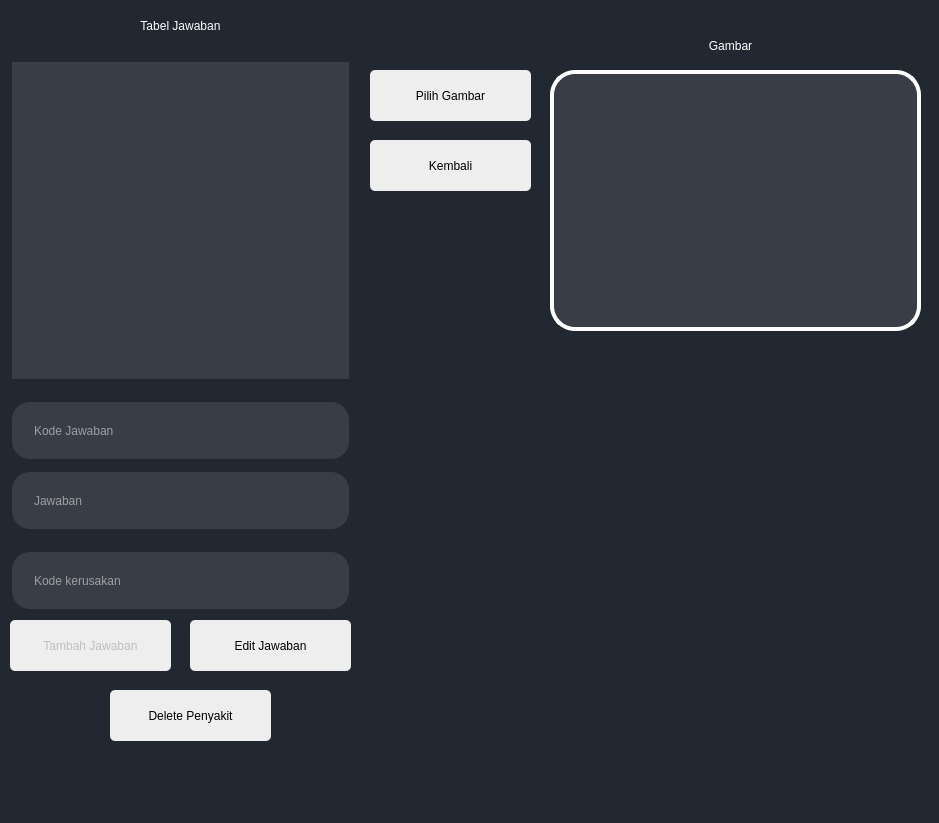
<?xml version="1.0" encoding="UTF-8"?>
<ui version="4.0">
 <class>MainWindow</class>
 <widget class="QMainWindow" name="MainWindow">
  <property name="geometry">
   <rect>
    <x>0</x>
    <y>0</y>
    <width>939</width>
    <height>823</height>
   </rect>
  </property>
  <property name="windowTitle">
   <string>MainWindow</string>
  </property>
  <property name="styleSheet">
   <string notr="true">background : #222831;</string>
  </property>
  <widget class="QWidget" name="centralwidget">
   <widget class="QLabel" name="label_7">
    <property name="geometry">
     <rect>
      <x>550</x>
      <y>70</y>
      <width>371</width>
      <height>261</height>
     </rect>
    </property>
    <property name="styleSheet">
     <string notr="true">border : 4px solid#fff;
  border-radius: 25px;
background : #393E46;
color : #fff;
</string>
    </property>
    <property name="text">
     <string/>
    </property>
    <property name="scaledContents">
     <bool>true</bool>
    </property>
   </widget>
   <widget class="QLabel" name="label_8">
    <property name="geometry">
     <rect>
      <x>570</x>
      <y>30</y>
      <width>321</width>
      <height>31</height>
     </rect>
    </property>
    <property name="styleSheet">
     <string notr="true">color : #fff
</string>
    </property>
    <property name="text">
     <string>Gambar</string>
    </property>
    <property name="alignment">
     <set>Qt::AlignCenter</set>
    </property>
   </widget>
   <widget class="QLineEdit" name="Kode_edt_3">
    <property name="geometry">
     <rect>
      <x>10</x>
      <y>470</y>
      <width>341</width>
      <height>61</height>
     </rect>
    </property>
    <property name="styleSheet">
     <string notr="true">QLineEdit{
background : #393E46;
border : 2px solid rgb(37,39,48);
padding-left : 20px;
padding-right : 20px;
border-radius : 20px;
color : #fff
}
QLineEdit:focus{
	border : 2px solid #00ADB5;
}</string>
    </property>
    <property name="text">
     <string/>
    </property>
    <property name="placeholderText">
     <string>Jawaban</string>
    </property>
   </widget>
   <widget class="QPushButton" name="Tambah_btn_8">
    <property name="enabled">
     <bool>true</bool>
    </property>
    <property name="geometry">
     <rect>
      <x>370</x>
      <y>70</y>
      <width>161</width>
      <height>51</height>
     </rect>
    </property>
    <property name="styleSheet">
     <string notr="true">QPushButton{
background:#EEEEEE;
border-radius : 5px
}
QPushButton:pressed{
background:#393E46;
border-radius : 5px;
  transform: translateY(4px);
color : #EEEEEE;
}
  

</string>
    </property>
    <property name="text">
     <string>Pilih Gambar</string>
    </property>
    <property name="checkable">
     <bool>false</bool>
    </property>
    <property name="autoDefault">
     <bool>false</bool>
    </property>
    <property name="flat">
     <bool>false</bool>
    </property>
   </widget>
   <widget class="QLineEdit" name="Kode_edt_2">
    <property name="geometry">
     <rect>
      <x>10</x>
      <y>400</y>
      <width>341</width>
      <height>61</height>
     </rect>
    </property>
    <property name="styleSheet">
     <string notr="true">QLineEdit{
background : #393E46;
border : 2px solid rgb(37,39,48);
padding-left : 20px;
padding-right : 20px;
border-radius : 20px;
color : #fff
}
QLineEdit:focus{
	border : 2px solid #00ADB5;
}</string>
    </property>
    <property name="text">
     <string/>
    </property>
    <property name="placeholderText">
     <string>Kode Jawaban</string>
    </property>
   </widget>
   <widget class="QPushButton" name="deletepenyakit_btn_2">
    <property name="enabled">
     <bool>true</bool>
    </property>
    <property name="geometry">
     <rect>
      <x>110</x>
      <y>690</y>
      <width>161</width>
      <height>51</height>
     </rect>
    </property>
    <property name="styleSheet">
     <string notr="true">QPushButton{
background:#EEEEEE;
border-radius : 5px
}
QPushButton:pressed{
background:#393E46;
border-radius : 5px;
  transform: translateY(4px);
color : #EEEEEE;
}
  

</string>
    </property>
    <property name="text">
     <string>Delete Penyakit</string>
    </property>
    <property name="checkable">
     <bool>false</bool>
    </property>
    <property name="autoDefault">
     <bool>false</bool>
    </property>
    <property name="flat">
     <bool>false</bool>
    </property>
   </widget>
   <widget class="QTableWidget" name="tableWidget">
    <property name="geometry">
     <rect>
      <x>10</x>
      <y>60</y>
      <width>341</width>
      <height>321</height>
     </rect>
    </property>
    <property name="styleSheet">
     <string notr="true">QTableWidget{
background : #393E46;
border : 2px solid rgb(37,39,48);
color : #fff
}
QHeaderView::section {
    background:#393E46;

}</string>
    </property>
   </widget>
   <widget class="QPushButton" name="Tambah_btn_6">
    <property name="enabled">
     <bool>true</bool>
    </property>
    <property name="geometry">
     <rect>
      <x>190</x>
      <y>620</y>
      <width>161</width>
      <height>51</height>
     </rect>
    </property>
    <property name="styleSheet">
     <string notr="true">QPushButton{
background:#EEEEEE;
border-radius : 5px
}
QPushButton:pressed{
background:#393E46;
border-radius : 5px;
  transform: translateY(4px);
color : #EEEEEE;
}
  

</string>
    </property>
    <property name="text">
     <string>Edit Jawaban</string>
    </property>
    <property name="checkable">
     <bool>false</bool>
    </property>
    <property name="autoDefault">
     <bool>false</bool>
    </property>
    <property name="flat">
     <bool>false</bool>
    </property>
   </widget>
   <widget class="QLabel" name="label_6">
    <property name="geometry">
     <rect>
      <x>20</x>
      <y>10</y>
      <width>321</width>
      <height>31</height>
     </rect>
    </property>
    <property name="styleSheet">
     <string notr="true">color : #fff
</string>
    </property>
    <property name="text">
     <string>Tabel Jawaban</string>
    </property>
    <property name="alignment">
     <set>Qt::AlignCenter</set>
    </property>
   </widget>
   <widget class="QPushButton" name="Tambah_btn_5">
    <property name="enabled">
     <bool>false</bool>
    </property>
    <property name="geometry">
     <rect>
      <x>10</x>
      <y>620</y>
      <width>161</width>
      <height>51</height>
     </rect>
    </property>
    <property name="styleSheet">
     <string notr="true">QPushButton{
background:#EEEEEE;
border-radius : 5px
}
QPushButton:pressed{
background:#393E46;
border-radius : 5px;
  transform: translateY(4px);
color : #EEEEEE;
}
  

</string>
    </property>
    <property name="text">
     <string>Tambah Jawaban</string>
    </property>
    <property name="checkable">
     <bool>false</bool>
    </property>
    <property name="autoDefault">
     <bool>false</bool>
    </property>
    <property name="flat">
     <bool>false</bool>
    </property>
   </widget>
   <widget class="QPushButton" name="Kembal_btn">
    <property name="enabled">
     <bool>true</bool>
    </property>
    <property name="geometry">
     <rect>
      <x>370</x>
      <y>140</y>
      <width>161</width>
      <height>51</height>
     </rect>
    </property>
    <property name="styleSheet">
     <string notr="true">QPushButton{
background:#EEEEEE;
border-radius : 5px
}
QPushButton:pressed{
background:#393E46;
border-radius : 5px;
  transform: translateY(4px);
color : #EEEEEE;
}
  

</string>
    </property>
    <property name="text">
     <string>Kembali</string>
    </property>
    <property name="checkable">
     <bool>false</bool>
    </property>
    <property name="autoDefault">
     <bool>false</bool>
    </property>
    <property name="flat">
     <bool>false</bool>
    </property>
   </widget>
   <widget class="QLineEdit" name="Kode_edt_4">
    <property name="geometry">
     <rect>
      <x>10</x>
      <y>550</y>
      <width>341</width>
      <height>61</height>
     </rect>
    </property>
    <property name="styleSheet">
     <string notr="true">QLineEdit{
background : #393E46;
border : 2px solid rgb(37,39,48);
padding-left : 20px;
padding-right : 20px;
border-radius : 20px;
color : #fff
}
QLineEdit:focus{
	border : 2px solid #00ADB5;
}</string>
    </property>
    <property name="text">
     <string/>
    </property>
    <property name="placeholderText">
     <string>Kode kerusakan</string>
    </property>
   </widget>
  </widget>
  <widget class="QMenuBar" name="menubar">
   <property name="geometry">
    <rect>
     <x>0</x>
     <y>0</y>
     <width>939</width>
     <height>22</height>
    </rect>
   </property>
  </widget>
  <widget class="QStatusBar" name="statusbar"/>
 </widget>
 <resources/>
 <connections/>
</ui>
